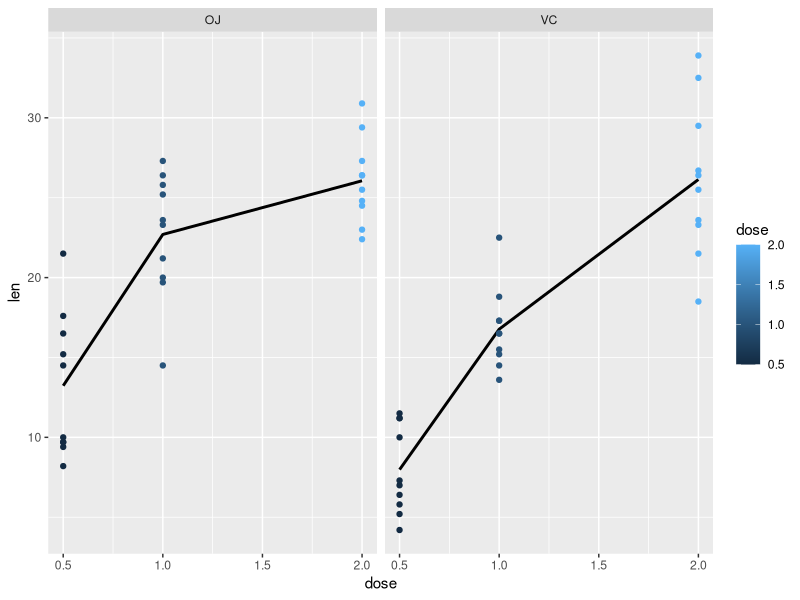
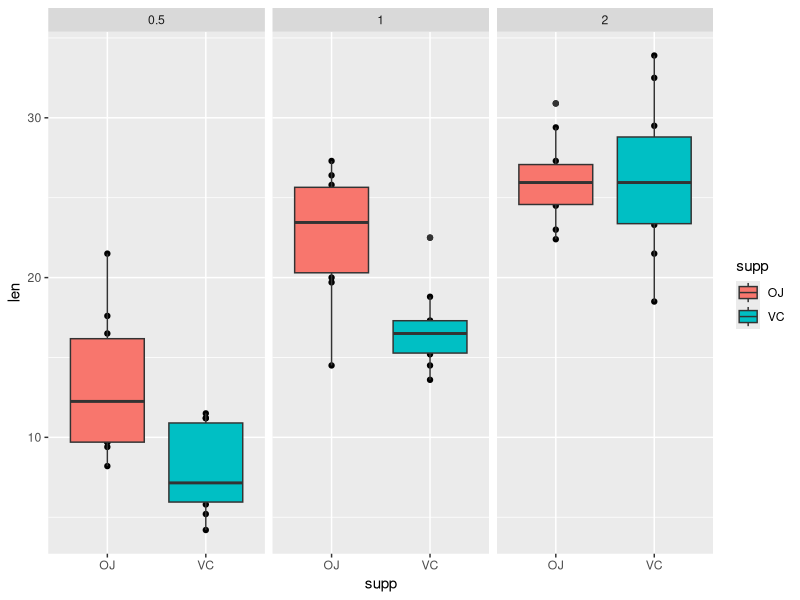

Write R code to recreate these figures, in order.
## ---- chunk 1
data(ToothGrowth)
summary(ToothGrowth)
str(ToothGrowth)
head(ToothGrowth)
## ---- chunk 2
library(ggplot2)
ggplot(ToothGrowth, aes(x = dose, y = len, colour = dose)) + stat_summary(aes(group = 1),
       geom = "line", fun.y = mean, size = 1, col = "black") + facet_grid(. ~ supp) + geom_point()
ggplot(ToothGrowth, aes(x = supp, y = len)) + geom_point() + facet_wrap(~ dose) + 
       geom_boxplot(aes(fill = supp))
## ---- chunk 3
p1<- t.test(ToothGrowth[ToothGrowth$supp == "OJ" & ToothGrowth$dose == 0.5,]$len, 
            ToothGrowth[ToothGrowth$supp == "VC" & ToothGrowth$dose == 0.5,]$len,var.equal = FALSE)
## ---- chunk 4
p2 <- t.test(ToothGrowth[ToothGrowth$supp == "OJ" & ToothGrowth$dose == 1,]$len, 
             ToothGrowth[ToothGrowth$supp == "VC" & ToothGrowth$dose == 1,]$len,var.equal = FALSE)
## ---- chunk 5
p3 <- t.test(ToothGrowth[ToothGrowth$supp == "OJ" & ToothGrowth$dose == 2,]$len, 
             ToothGrowth[ToothGrowth$supp == "VC" & ToothGrowth$dose == 2,]$len,var.equal = FALSE)
## ---- chunk 6
var.test(ToothGrowth[ToothGrowth$supp == "OJ" & ToothGrowth$dose == 0.5,]$len, 
         ToothGrowth[ToothGrowth$supp == "VC" & ToothGrowth$dose == 0.5,]$len)$p.value
p1
## ---- chunk 7
var.test(ToothGrowth[ToothGrowth$supp == "OJ" & ToothGrowth$dose == 1,]$len, 
         ToothGrowth[ToothGrowth$supp == "VC" & ToothGrowth$dose == 1,]$len)$p.value
p2
## ---- chunk 8
var.test(ToothGrowth[ToothGrowth$supp == "OJ" & ToothGrowth$dose == 2,]$len, 
         ToothGrowth[ToothGrowth$supp == "VC" & ToothGrowth$dose == 2,]$len)$p.value
p3
